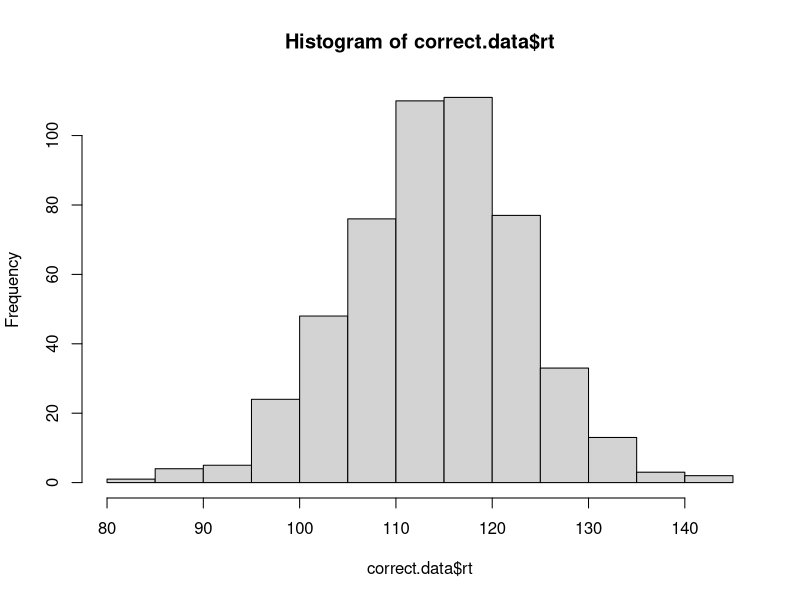
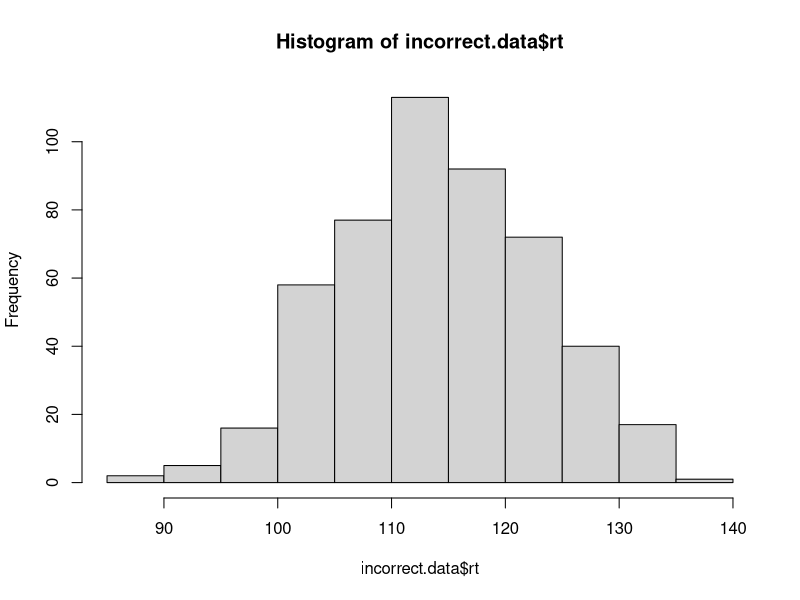

Source code (R) for these figures, in order:
# implement the model by filling in the function below
# the model should return a data frame with two columns: correct and rt
# the correct column should be TRUE or FALSE, and rt should contain the
# number of steps it took to reach the criterion.

# note that the function takes four arguments:
# samples is the number of samples to draw from the model
# rate.1 is the evidence accumulation rate for the correct response (default value is 40)
# rate.1 is the evidence accumulation rate for the incorrect response (default value is 40)
# criterion is the threshold for a response (default value is 3)

# one oddity: note that higher values for rate.1 and rate.2 will actually produce slower RTs.
# this is because the rate parameter is controlling the rate of decay of the exponential distribution,
# so faster rates mean that less evidence is likely to accumulate on each step. we could make
# these parameters more intuitive by taking 1/rate.1 and 1/rate.2 as the values to rexp().

accumulator.model <- function(samples, rate.1=40, rate.2=40, criterion=3) {
  output <- data.frame(matrix(ncol = 2, nrow = 0))
  
  for (i in seq(from = 1, to = samples)) {
    int.ev.sig.1 <- 0
    int.ev.sig.2 <- 0
    rt <- 0
    while ((-criterion <= int.ev.sig.2) && (int.ev.sig.1 <= criterion)) {
      new.ev.1 <- rexp(1, rate = rate.1)
      new.ev.2 <- rexp(1, rate = rate.2)
      int.ev.sig.1 <- int.ev.sig.1 + new.ev.1
      int.ev.sig.2 <- int.ev.sig.2 - new.ev.2
      rt <- rt + 1
    }
    correct = TRUE
    if (int.ev.sig.2 < -criterion) {
      correct = FALSE
    }
    output <- rbind(output, data.frame(correct, rt))
  }
  output <- setNames(output, c("correct", "rt"))
  return(output)
}

# test the model ####

# if the model is working correctly, then the line below should generate a data frame with 
# 1000 samples and about half of the samples should be correct. the average rt will probably
# be around 112, but might vary from that by a bit.

initial.test <- accumulator.model(1000)
sum(initial.test$correct) / length(initial.test$correct) # should be close to 0.5
mean(initial.test$rt) # should be about 112

# visualize the RT distributions ####

# we can use dplyr to filter the data and visualize the correct and incorrect RT distributions

library(dplyr)

correct.data <- initial.test %>% filter(correct==TRUE)
incorrect.data <- initial.test %>% filter(correct==FALSE)

hist(correct.data$rt)
hist(incorrect.data$rt)
